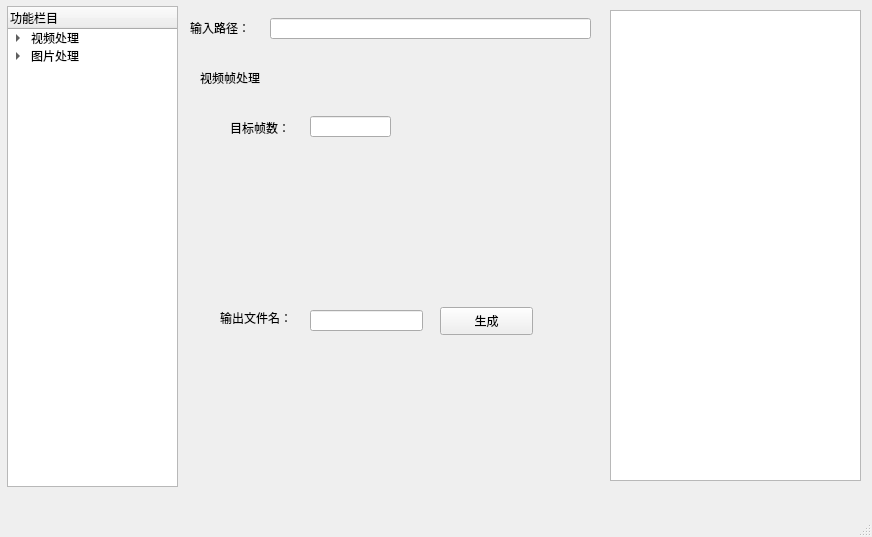
<?xml version="1.0" encoding="UTF-8"?>
<ui version="4.0">
 <class>MainWindow</class>
 <widget class="QMainWindow" name="MainWindow">
  <property name="geometry">
   <rect>
    <x>0</x>
    <y>0</y>
    <width>872</width>
    <height>537</height>
   </rect>
  </property>
  <property name="windowTitle">
   <string>MainWindow</string>
  </property>
  <widget class="QWidget" name="centralwidget">
   <widget class="QLabel" name="label">
    <property name="geometry">
     <rect>
      <x>220</x>
      <y>310</y>
      <width>91</width>
      <height>16</height>
     </rect>
    </property>
    <property name="text">
     <string>输出文件名：</string>
    </property>
   </widget>
   <widget class="QLineEdit" name="lineEdit">
    <property name="geometry">
     <rect>
      <x>310</x>
      <y>310</y>
      <width>113</width>
      <height>21</height>
     </rect>
    </property>
   </widget>
   <widget class="QTextEdit" name="textEdit">
    <property name="geometry">
     <rect>
      <x>610</x>
      <y>10</y>
      <width>251</width>
      <height>471</height>
     </rect>
    </property>
   </widget>
   <widget class="QTreeWidget" name="treeWidget">
    <property name="geometry">
     <rect>
      <x>7</x>
      <y>6</y>
      <width>171</width>
      <height>481</height>
     </rect>
    </property>
    <column>
     <property name="text">
      <string>功能栏目</string>
     </property>
    </column>
    <item>
     <property name="text">
      <string>视频处理</string>
     </property>
     <item>
      <property name="text">
       <string>视频倍速</string>
      </property>
     </item>
     <item>
      <property name="text">
       <string>视频帧提取</string>
      </property>
     </item>
     <item>
      <property name="text">
       <string>视频合并</string>
      </property>
     </item>
     <item>
      <property name="text">
       <string>视频拼接</string>
      </property>
     </item>
     <item>
      <property name="text">
       <string>视频裁剪</string>
      </property>
     </item>
     <item>
      <property name="text">
       <string>视频去除音频</string>
      </property>
     </item>
     <item>
      <property name="text">
       <string>视频水印</string>
      </property>
     </item>
    </item>
    <item>
     <property name="text">
      <string>图片处理</string>
     </property>
     <item>
      <property name="text">
       <string>图片水印</string>
      </property>
     </item>
     <item>
      <property name="text">
       <string>连环图</string>
      </property>
     </item>
     <item>
      <property name="text">
       <string>图片缩放</string>
      </property>
     </item>
    </item>
   </widget>
   <widget class="QStackedWidget" name="stackedWidget">
    <property name="geometry">
     <rect>
      <x>180</x>
      <y>50</y>
      <width>411</width>
      <height>221</height>
     </rect>
    </property>
    <property name="currentIndex">
     <number>1</number>
    </property>
    <widget class="QWidget" name="page">
     <widget class="QDoubleSpinBox" name="dSpBox_speed">
      <property name="geometry">
       <rect>
        <x>100</x>
        <y>30</y>
        <width>70</width>
        <height>22</height>
       </rect>
      </property>
     </widget>
     <widget class="QLabel" name="label_2">
      <property name="geometry">
       <rect>
        <x>30</x>
        <y>30</y>
        <width>91</width>
        <height>16</height>
       </rect>
      </property>
      <property name="text">
       <string>倍速：</string>
      </property>
     </widget>
    </widget>
    <widget class="QWidget" name="page_2">
     <widget class="QLabel" name="label_4">
      <property name="geometry">
       <rect>
        <x>20</x>
        <y>20</y>
        <width>81</width>
        <height>16</height>
       </rect>
      </property>
      <property name="text">
       <string>视频帧处理</string>
      </property>
     </widget>
     <widget class="QLabel" name="label_17">
      <property name="geometry">
       <rect>
        <x>50</x>
        <y>70</y>
        <width>72</width>
        <height>15</height>
       </rect>
      </property>
      <property name="text">
       <string>目标帧数：</string>
      </property>
     </widget>
     <widget class="QLineEdit" name="linEdit_framenum">
      <property name="geometry">
       <rect>
        <x>130</x>
        <y>66</y>
        <width>81</width>
        <height>21</height>
       </rect>
      </property>
     </widget>
    </widget>
    <widget class="QWidget" name="page_3">
     <widget class="QLabel" name="label_5">
      <property name="geometry">
       <rect>
        <x>140</x>
        <y>90</y>
        <width>72</width>
        <height>15</height>
       </rect>
      </property>
      <property name="text">
       <string>视频合并</string>
      </property>
     </widget>
    </widget>
    <widget class="QWidget" name="page_4">
     <widget class="QLabel" name="label_6">
      <property name="geometry">
       <rect>
        <x>150</x>
        <y>100</y>
        <width>72</width>
        <height>15</height>
       </rect>
      </property>
      <property name="text">
       <string>视频拼接</string>
      </property>
     </widget>
    </widget>
    <widget class="QWidget" name="page_5">
     <widget class="QLabel" name="label_7">
      <property name="geometry">
       <rect>
        <x>160</x>
        <y>100</y>
        <width>72</width>
        <height>15</height>
       </rect>
      </property>
      <property name="text">
       <string>视频裁剪</string>
      </property>
     </widget>
    </widget>
    <widget class="QWidget" name="page_6">
     <widget class="QLabel" name="label_8">
      <property name="geometry">
       <rect>
        <x>190</x>
        <y>80</y>
        <width>101</width>
        <height>16</height>
       </rect>
      </property>
      <property name="text">
       <string>视频去除音频</string>
      </property>
     </widget>
    </widget>
    <widget class="QWidget" name="page_7">
     <widget class="QLabel" name="label_9">
      <property name="geometry">
       <rect>
        <x>170</x>
        <y>90</y>
        <width>72</width>
        <height>15</height>
       </rect>
      </property>
      <property name="text">
       <string>视频水印</string>
      </property>
     </widget>
    </widget>
    <widget class="QWidget" name="page_8">
     <widget class="QLabel" name="label_10">
      <property name="geometry">
       <rect>
        <x>150</x>
        <y>110</y>
        <width>72</width>
        <height>15</height>
       </rect>
      </property>
      <property name="text">
       <string>图片水印</string>
      </property>
     </widget>
    </widget>
    <widget class="QWidget" name="page_9">
     <widget class="QLabel" name="label_11">
      <property name="geometry">
       <rect>
        <x>20</x>
        <y>20</y>
        <width>72</width>
        <height>15</height>
       </rect>
      </property>
      <property name="text">
       <string>连环图</string>
      </property>
     </widget>
     <widget class="QLabel" name="label_13">
      <property name="geometry">
       <rect>
        <x>50</x>
        <y>80</y>
        <width>121</width>
        <height>16</height>
       </rect>
      </property>
      <property name="text">
       <string>待合并图片数目：</string>
      </property>
     </widget>
     <widget class="QLineEdit" name="linEdit_mergePicNum">
      <property name="geometry">
       <rect>
        <x>180</x>
        <y>80</y>
        <width>113</width>
        <height>21</height>
       </rect>
      </property>
     </widget>
     <widget class="QWidget" name="layoutWidget">
      <property name="geometry">
       <rect>
        <x>50</x>
        <y>109</y>
        <width>261</width>
        <height>26</height>
       </rect>
      </property>
      <layout class="QHBoxLayout" name="horizontalLayout">
       <item>
        <widget class="QLabel" name="label_14">
         <property name="text">
          <string>合并行列：</string>
         </property>
        </widget>
       </item>
       <item>
        <widget class="QLineEdit" name="linEdit_mergePicRow"/>
       </item>
       <item>
        <widget class="QLabel" name="label_15">
         <property name="text">
          <string>行 X</string>
         </property>
        </widget>
       </item>
       <item>
        <widget class="QLineEdit" name="linEdit_mergePicCol"/>
       </item>
       <item>
        <widget class="QLabel" name="label_16">
         <property name="text">
          <string>列</string>
         </property>
        </widget>
       </item>
      </layout>
     </widget>
    </widget>
    <widget class="QWidget" name="page_10">
     <widget class="QLabel" name="label_12">
      <property name="geometry">
       <rect>
        <x>170</x>
        <y>90</y>
        <width>72</width>
        <height>15</height>
       </rect>
      </property>
      <property name="text">
       <string>图片缩放</string>
      </property>
     </widget>
    </widget>
   </widget>
   <widget class="QPushButton" name="btn_generate">
    <property name="geometry">
     <rect>
      <x>440</x>
      <y>307</y>
      <width>93</width>
      <height>28</height>
     </rect>
    </property>
    <property name="text">
     <string>生成</string>
    </property>
   </widget>
   <widget class="QLabel" name="label_3">
    <property name="geometry">
     <rect>
      <x>190</x>
      <y>20</y>
      <width>91</width>
      <height>16</height>
     </rect>
    </property>
    <property name="text">
     <string>输入路径：</string>
    </property>
   </widget>
   <widget class="QLineEdit" name="linEdit_InputPath">
    <property name="geometry">
     <rect>
      <x>270</x>
      <y>18</y>
      <width>321</width>
      <height>21</height>
     </rect>
    </property>
   </widget>
  </widget>
  <widget class="QMenuBar" name="menubar">
   <property name="geometry">
    <rect>
     <x>0</x>
     <y>0</y>
     <width>872</width>
     <height>26</height>
    </rect>
   </property>
  </widget>
  <widget class="QStatusBar" name="statusbar"/>
 </widget>
 <resources/>
 <connections/>
</ui>
